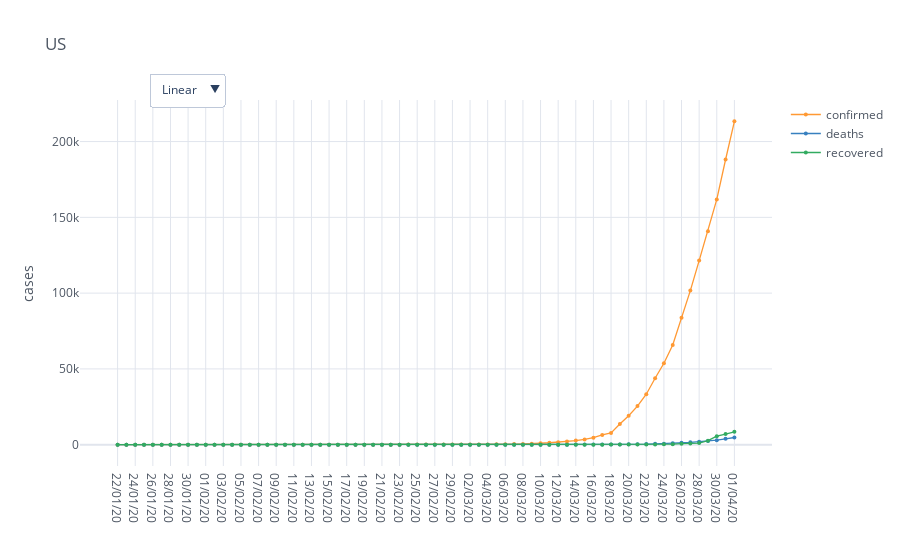

Source (notebook cell):
### Code cell
%load_ext autoreload
%autoreload 2
import numpy as np
import pandas as pd
import cufflinks as cf
import plotly.graph_objs as go
import mytools.regression as reg
import mytools.date as dt
import mytools.plot as mp
import mytools.dataio as io
import matplotlib.pyplot as plt

cf.go_offline()
cf.set_config_file(offline=False, world_readable=True)

country = 'US'

overall_stats = io.world_load_stats_country(country)

fig = mp.iplot_comparative_plot(overall_stats, title=country, size=4, yTitle='cases', mode='lines+markers', asFigure=True)
fig.show()

### Figure 1 — Plotly figure (JSON) as saved in the notebook; plotly's stock layout.template omitted (floating-point values rounded to 4 significant figures)
{"data": [{"line": {"color": "rgba(255, 153, 51, 1.0)", "dash": "solid", "shape": "linear", "width": 1.3}, "marker": {"size": 4, "symbol": "circle"}, "mode": "lines+markers", "name": "confirmed", "text": "", "type": "scatter", "x": ["22/01/20", "23/01/20", "24/01/20", "25/01/20", "26/01/20", "27/01/20", "28/01/20", "29/01/20", "30/01/20", "31/01/20", "01/02/20", "02/02/20", "03/02/20", "04/02/20", "05/02/20", "06/02/20", "07/02/20", "08/02/20", "09/02/20", "10/02/20", "11/02/20", "12/02/20", "13/02/20", "14/02/20", "15/02/20", "16/02/20", "17/02/20", "18/02/20", "19/02/20", "20/02/20", "21/02/20", "22/02/20", "23/02/20", "24/02/20", "25/02/20", "26/02/20", "27/02/20", "28/02/20", "29/02/20", "01/03/20", "02/03/20", "03/03/20", "04/03/20", "05/03/20", "06/03/20", "07/03/20", "08/03/20", "09/03/20", "10/03/20", "11/03/20", "12/03/20", "13/03/20", "14/03/20", "15/03/20", "16/03/20", "17/03/20", "18/03/20", "19/03/20", "20/03/20", "21/03/20", "22/03/20", "23/03/20", "24/03/20", "25/03/20", "26/03/20", "27/03/20", "28/03/20", "29/03/20", "30/03/20", "31/03/20", "01/04/20"], "y": [1, 1, 2, 2, 5, 5, 5, 5, 5, 7, 8, 8, 11, 11, 11, 11, 11, 11, 11, 11, 12, 12, 13, 13, 13, 13, 13, 13, 13, 13, 15, 15, 15, 51, 51, 57, 58, 60, 68, 74, 98, 118, 149, 217, 262, 402, 518, 583, 959, 1281, 1663, 2179, 2727, 3499, 4632, 6421, 7783, 13677, 19100, 25489, 33276, 43847, 53740, 65778, 83836, 101657, 121478, 140886, 161807, 188172, 213372]}, {"line": {"color": "rgba(55, 128, 191, 1.0)", "dash": "solid", "shape": "linear", "width": 1.3}, "marker": {"size": 4, "symbol": "circle"}, "mode": "lines+markers", "name": "deaths", "text": "", "type": "scatter", "x": ["22/01/20", "23/01/20", "24/01/20", "25/01/20", "26/01/20", "27/01/20", "28/01/20", "29/01/20", "30/01/20", "31/01/20", "01/02/20", "02/02/20", "03/02/20", "04/02/20", "05/02/20", "06/02/20", "07/02/20", "08/02/20", "09/02/20", "10/02/20", "11/02/20", "12/02/20", "13/02/20", "14/02/20", "15/02/20", "16/02/20", "17/02/20", "18/02/20", "19/02/20", "20/02/20", "21/02/20", "22/02/20", "23/02/20", "24/02/20", "25/02/20", "26/02/20", "27/02/20", "28/02/20", "29/02/20", "01/03/20", "02/03/20", "03/03/20", "04/03/20", "05/03/20", "06/03/20", "07/03/20", "08/03/20", "09/03/20", "10/03/20", "11/03/20", "12/03/20", "13/03/20", "14/03/20", "15/03/20", "16/03/20", "17/03/20", "18/03/20", "19/03/20", "20/03/20", "21/03/20", "22/03/20", "23/03/20", "24/03/20", "25/03/20", "26/03/20", "27/03/20", "28/03/20", "29/03/20", "30/03/20", "31/03/20", "01/04/20"], "y": [0, 0, 0, 0, 0, 0, 0, 0, 0, 0, 0, 0, 0, 0, 0, 0, 0, 0, 0, 0, 0, 0, 0, 0, 0, 0, 0, 0, 0, 0, 0, 0, 0, 0, 0, 0, 0, 0, 1, 1, 6, 7, 11, 12, 14, 17, 21, 22, 28, 36, 40, 47, 54, 63, 85, 108, 118, 200, 244, 307, 417, 557, 706, 942, 1209, 1581, 2026, 2467, 2978, 3873, 4757]}, {"line": {"color": "rgba(50, 171, 96, 1.0)", "dash": "solid", "shape": "linear", "width": 1.3}, "marker": {"size": 4, "symbol": "circle"}, "mode": "lines+markers", "name": "recovered", "text": "", "type": "scatter", "x": ["22/01/20", "23/01/20", "24/01/20", "25/01/20", "26/01/20", "27/01/20", "28/01/20", "29/01/20", "30/01/20", "31/01/20", "01/02/20", "02/02/20", "03/02/20", "04/02/20", "05/02/20", "06/02/20", "07/02/20", "08/02/20", "09/02/20", "10/02/20", "11/02/20", "12/02/20", "13/02/20", "14/02/20", "15/02/20", "16/02/20", "17/02/20", "18/02/20", "19/02/20", "20/02/20", "21/02/20", "22/02/20", "23/02/20", "24/02/20", "25/02/20", "26/02/20", "27/02/20", "28/02/20", "29/02/20", "01/03/20", "02/03/20", "03/03/20", "04/03/20", "05/03/20", "06/03/20", "07/03/20", "08/03/20", "09/03/20", "10/03/20", "11/03/20", "12/03/20", "13/03/20", "14/03/20", "15/03/20", "16/03/20", "17/03/20", "18/03/20", "19/03/20", "20/03/20", "21/03/20", "22/03/20", "23/03/20", "24/03/20", "25/03/20", "26/03/20", "27/03/20", "28/03/20", "29/03/20", "30/03/20", "31/03/20", "01/04/20"], "y": [0, 0, 0, 0, 0, 0, 0, 0, 0, 0, 0, 0, 0, 0, 0, 0, 0, 0, 3, 3, 3, 3, 3, 3, 3, 3, 3, 3, 3, 3, 5, 5, 5, 5, 6, 6, 6, 7, 7, 7, 7, 7, 7, 7, 7, 7, 7, 7, 8, 8, 12, 12, 12, 12, 17, 17, 105, 121, 147, 176, 178, 178, 348, 361, 681, 869, 1072, 2665, 5644, 7024, 8474]}], "layout": {"legend": {"bgcolor": "#FFFFFF", "font": {"color": "#4D5663"}}, "paper_bgcolor": "#FFFFFF", "plot_bgcolor": "#FFFFFF", "title": {"font": {"color": "#4D5663"}, "text": "US"}, "updatemenus": [{"buttons": [{"args": [{"yaxis.type": "linear"}], "label": "Linear", "method": "relayout"}, {"args": [{"yaxis.type": "log"}], "label": "Log", "method": "relayout"}], "direction": "down", "pad": {"r": 10, "t": 10}, "showactive": true, "x": 0.1, "xanchor": "left", "y": 1.1, "yanchor": "top"}], "xaxis": {"gridcolor": "#E1E5ED", "showgrid": true, "tickfont": {"color": "#4D5663"}, "title": {"font": {"color": "#4D5663"}, "text": ""}, "zerolinecolor": "#E1E5ED"}, "yaxis": {"gridcolor": "#E1E5ED", "showgrid": true, "tickfont": {"color": "#4D5663"}, "title": {"font": {"color": "#4D5663"}, "text": "cases"}, "zerolinecolor": "#E1E5ED"}}}
